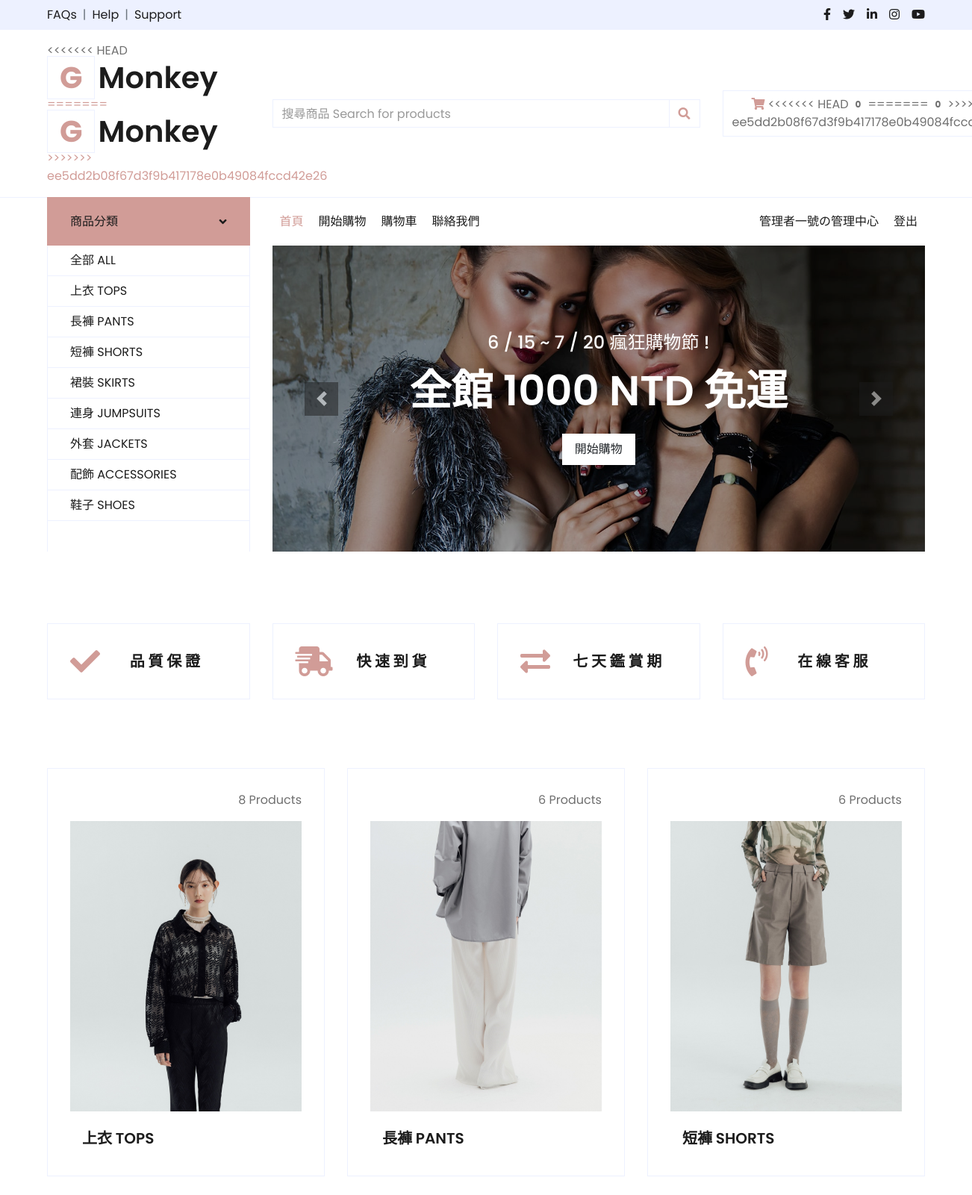
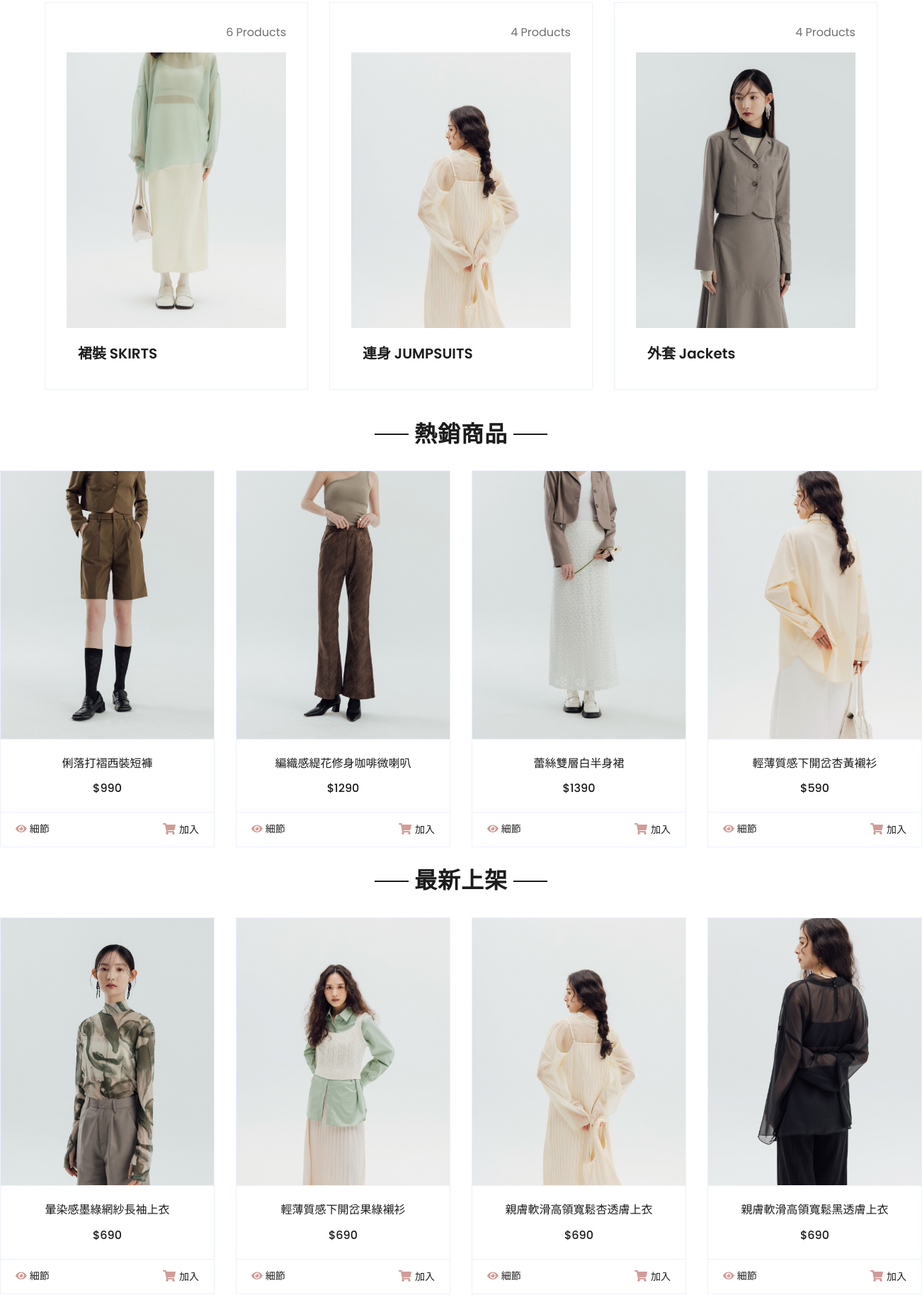
Screenshot of /index.php (signed in, upper part) with the database file from the repository (2 pictures, top to bottom).
### tables this page shows
CREATE TABLE `product_sales` (
  `sales_id` int(11) NOT NULL,
  `order_id` int(11) NOT NULL,
  `product_id` int(11) NOT NULL,
  `num` int(11) NOT NULL
);

CREATE TABLE `product` (
  `product_id` int(11) NOT NULL,
  `product_name` varchar(21) NOT NULL,
  `price` int(50) NOT NULL,
  `intro` varchar(200) DEFAULT NULL,
  `category` varchar(5) NOT NULL,
  `quality` int(11) DEFAULT NULL,
  `product_date` date NOT NULL
);

### index.php (the view, shortened to what the rows shown need)
<?php
$link = mysqli_connect("localhost", "root", "root123456", "group_03")
    or die("無法開啟MySQL資料庫連結!<br>");
mysqli_query($link, 'SET CHARACTER SET utf8');
mysqli_query($link, "SET collation_connection = 'utf8_unicode_ci'");
?>
<!DOCTYPE html>
<html lang="en">
<head>
    <link href="https://cdnjs.cloudflare.com/ajax/libs/font-awesome/5.10.0/css/all.min.css" rel="stylesheet">
    <link href="lib/owlcarousel/assets/owl.carousel.min.css" rel="stylesheet">
    <link href="css/style.css" rel="stylesheet">
</head>
<body>
    <div class="container-fluid">
        <div class="row align-items-center py-3 px-xl-5">
            <div class="col-lg-3 d-none d-lg-block">
                <a href="index.php" class="text-decoration-none">
                    <h1 class="m-0 display-5 font-weight-semi-bold"><span
                            class="text-primary font-weight-bold border px-3 mr-1">G</span>Monkey</h1>
                <a href="" class="text-decoration-none">
                    <h1 class="m-0 display-5 font-weight-semi-bold"><span class="text-primary font-weight-bold border px-3 mr-1">G</span>Monkey</h1>
                </a>
            </div>
        </div>
    </div>
    <div class="container-fluid pt-5">
        <div class="row px-xl-5 pb-3">
            <div class="col-lg-3 col-md-6 col-sm-12 pb-1">
                <div class="d-flex align-items-center border mb-4" style="padding: 30px;">
                    <h1 class="fa fa-check text-primary m-0 mr-3"></h1>
                </div>
            </div>
            <div class="col-lg-3 col-md-6 col-sm-12 pb-1">
                <div class="d-flex align-items-center border mb-4" style="padding: 30px;">
                    <h1 class="fa fa-shipping-fast text-primary m-0 mr-2"></h1>
                </div>
            </div>
            <div class="col-lg-3 col-md-6 col-sm-12 pb-1">
                <div class="d-flex align-items-center border mb-4" style="padding: 30px;">
                    <h1 class="fas fa-exchange-alt text-primary m-0 mr-3"></h1>
                </div>
            </div>
            <div class="col-lg-3 col-md-6 col-sm-12 pb-1">
                <div class="d-flex align-items-center border mb-4" style="padding: 30px;">
                    <h1 class="fa fa-phone-volume text-primary m-0 mr-3"></h1>
                </div>
            </div>
        </div>
    </div>
    <div class="text-center mb-4">
        <h2 class="section-title px-5"><span class="px-2">熱銷商品</span></h2>
    </div>
    <?php
    $View_Detail = "細節";
    $Add_To_Cart = "加入";
    $sql = "SELECT * FROM product_sales JOIN product ON product_sales.product_id = product.product_id
    GROUP BY product.product_id
    ORDER BY SUM(product_sales.num) DESC LIMIT 4";
    $result = mysqli_query($link, $sql);
    echo '<div class="row">';
    if (mysqli_num_rows($result) > 0) {
        while ($row = mysqli_fetch_assoc($result)) {
            $price = $row['price'];
            $name = $row['product_name'];
            $productID = $row['product_id'];
            echo '<div class="col-lg-3 col-md-6 col-sm-12 pb-1">';
            echo '<div class="card product-item border-0 mb-4">';
            echo '<div class="card-header product-img position-relative overflow-hidden bg-transparent border p-0">';
            echo '<img class="img-fluid w-100" src="img/' . $productID . '.jpg" alt="">';
            echo '</div>';
            echo '<div class="card-body border-left border-right text-center p-0 pt-4 pb-3">';
            echo '<h6 class="text-truncate mb-3">' . $name . '</h6>';
            echo '<div class="d-flex justify-content-center">';
            echo '<h6>$' . $price . '</h6>';
            echo '</div>';
            echo '</div>';
            echo '<div class="card-footer d-flex justify-content-between bg-light border">';
            echo '<a href="detail.php?product_id=' . $productID . '" class="btn btn-sm text-dark p-0"><i class="fas fa-eye text-primary mr-1"></i>' . $View_Detail . '</a>';
            echo '<form method="post" action="all.php?action=add&id=' . $row['product_id'] . '" >';
            echo '<i class="fas fa-shopping-cart text-primary mr-1"></i><input type="submit" name="add_to_cart" class="btn btn-sm text-dark p-0" value="' . $Add_To_Cart . '">';
            echo '</form>';
            echo '</div>';
            echo '</div>';
            echo '</div>';
        }
    } else {
        echo "沒有找到商品信息";
    }
    echo '</div>';
    ?>
    <div class="text-center mb-4">
        <h2 class="section-title px-5"><span class="px-2">最新上架</span></h2>
    </div>
    <?php
    $View_Detail = "細節";
    $Add_To_Cart = "加入";
    $sql = "SELECT * FROM product ORDER BY product_date DESC LIMIT 4";
    $result = mysqli_query($link, $sql);
    echo '<div class="row">';
    if (mysqli_num_rows($result) > 0) {
        while ($row = mysqli_fetch_assoc($result)) {
            $price = $row['price'];
            $name = $row['product_name'];
            $productID = $row['product_id'];
            echo '<div class="col-lg-3 col-md-6 col-sm-12 pb-1">';
            echo '<div class="card product-item border-0 mb-4">';
            echo '<div class="card-header product-img position-relative overflow-hidden bg-transparent border p-0">';
            echo '<img class="img-fluid w-100" src="img/' . $productID . '.jpg" alt="">';
            echo '</div>';
            echo '<div class="card-body border-left border-right text-center p-0 pt-4 pb-3">';
            echo '<h6 class="text-truncate mb-3">' . $name . '</h6>';
            echo '<div class="d-flex justify-content-center">';
            echo '<h6>$' . $price . '</h6>';
            echo '</div>';
            echo '</div>';
            echo '<div class="card-footer d-flex justify-content-between bg-light border">';
            echo '<a href="detail.php?product_id=' . $productID . '" class="btn btn-sm text-dark p-0"><i class="fas fa-eye text-primary mr-1"></i>' . $View_Detail . '</a>';
            echo '<form method="post" action="all.php?action=add&id=' . $row['product_id'] . '" >';
            echo '<i class="fas fa-shopping-cart text-primary mr-1"></i><input type="submit" name="add_to_cart" class="btn btn-sm text-dark p-0" value="' . $Add_To_Cart . '">';
            echo '</form>';
            echo '</div>';
            echo '</div>';
            echo '</div>';
        }
    } else {
        echo "沒有找到商品信息";
    }
    echo '</div>';
    ?>
</body>
</html>

### rows the page displays
product_sales: shows a picture, product.product_name "俐落打褶西裝短褲", product.price "990"
product_sales: shows a picture, product.product_name "編織感緹花修身咖啡微喇叭", product.price "1290"
product_sales: shows a picture, product.product_name "蕾絲雙層白半身裙", product.price "1390"
product_sales: shows a picture, product.product_name "輕薄質感下開岔杏黃襯衫", product.price "590"
product: shows a picture, product_name "暈染感墨綠網紗長袖上衣", price "690"
product: shows a picture, product_name "輕薄質感下開岔果綠襯衫", price "690"
product: shows a picture, product_name "親膚軟滑高領寬鬆杏透膚上衣", price "690"
product: shows a picture, product_name "親膚軟滑高領寬鬆黑透膚上衣", price "690"

### other values shown
$totalQuality "0"
$_SESSION['member_name'] "管理者一號"
$tops "8"
$pants "6"
$shorts "6"
$skirt "6"
$jumpsuits "4"
$jackets "4"
